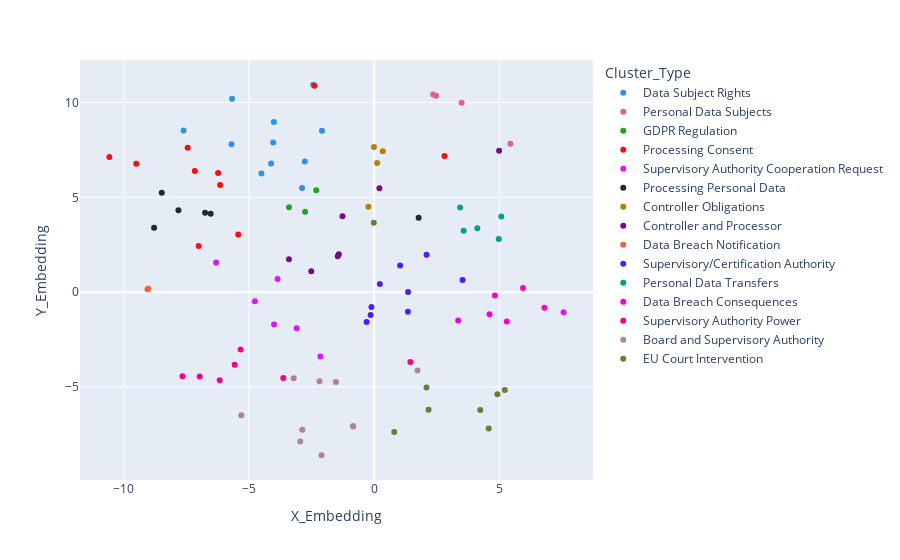

Notebook source saved alongside this figure:
### Code cell
tfidf_rep['Cluster'] = model.predict(vectors) 
tfidf_rep['Cluster_Type'] = tfidf_rep['Cluster'].map(clust_dict)
px.scatter(tfidf_rep, 'X_Embedding', 'Y_Embedding', color='Cluster_Type', color_discrete_sequence=px.colors.qualitative.Dark24)

### Figure 1 — Plotly figure (JSON) as saved in the notebook; plotly's stock layout.template omitted (floating-point values rounded to 4 significant figures)
{"data": [{"hovertemplate": "Cluster_Type=Data Subject Rights<br>X_Embedding=%{x}<br>Y_Embedding=%{y}<extra></extra>", "legendgroup": "Data Subject Rights", "marker": {"color": "#2E91E5", "symbol": "circle"}, "mode": "markers", "name": "Data Subject Rights", "orientation": "v", "showlegend": true, "type": "scatter", "x": [-2.88, -4.503, -4.116, -4.005, -5.698, -4.033, -2.768, -7.611, -5.676, -2.084, -2.434], "xaxis": "x", "y": [5.493, 6.254, 6.777, 8.966, 7.802, 7.891, 6.884, 8.521, 10.2, 8.513, 10.93], "yaxis": "y"}, {"hovertemplate": "Cluster_Type=Personal Data Subjects<br>X_Embedding=%{x}<br>Y_Embedding=%{y}<extra></extra>", "legendgroup": "Personal Data Subjects", "marker": {"color": "#E15F99", "symbol": "circle"}, "mode": "markers", "name": "Personal Data Subjects", "orientation": "v", "showlegend": true, "type": "scatter", "x": [2.471, 3.492, 5.439, 2.357], "xaxis": "x", "y": [10.35, 9.99, 7.83, 10.42], "yaxis": "y"}, {"hovertemplate": "Cluster_Type=GDPR Regulation<br>X_Embedding=%{x}<br>Y_Embedding=%{y}<extra></extra>", "legendgroup": "GDPR Regulation", "marker": {"color": "#1CA71C", "symbol": "circle"}, "mode": "markers", "name": "GDPR Regulation", "orientation": "v", "showlegend": true, "type": "scatter", "x": [-3.398, -2.759, -2.313], "xaxis": "x", "y": [4.473, 4.245, 5.376], "yaxis": "y"}, {"hovertemplate": "Cluster_Type=Processing Consent<br>X_Embedding=%{x}<br>Y_Embedding=%{y}<extra></extra>", "legendgroup": "Processing Consent", "marker": {"color": "#FB0D0D", "symbol": "circle"}, "mode": "markers", "name": "Processing Consent", "orientation": "v", "showlegend": true, "type": "scatter", "x": [-2.385, -9.501, -10.57, -7.01, -6.233, -6.153, -7.446, -7.163, -5.429, 2.807], "xaxis": "x", "y": [10.89, 6.766, 7.12, 2.435, 6.276, 5.655, 7.617, 6.383, 3.042, 7.179], "yaxis": "y"}, {"hovertemplate": "Cluster_Type=Supervisory Authority Cooperation Request<br>X_Embedding=%{x}<br>Y_Embedding=%{y}<extra></extra>", "legendgroup": "Supervisory Authority Cooperation Request", "marker": {"color": "#DA16FF", "symbol": "circle"}, "mode": "markers", "name": "Supervisory Authority Cooperation Request", "orientation": "v", "showlegend": true, "type": "scatter", "x": [-6.313, -4.764, -3.856, -3.998, 7.565, -2.149, -3.096], "xaxis": "x", "y": [1.569, -0.4793, 0.6969, -1.708, -1.055, -3.389, -1.904], "yaxis": "y"}, {"hovertemplate": "Cluster_Type=Processing Personal Data<br>X_Embedding=%{x}<br>Y_Embedding=%{y}<extra></extra>", "legendgroup": "Processing Personal Data", "marker": {"color": "#222A2A", "symbol": "circle"}, "mode": "markers", "name": "Processing Personal Data", "orientation": "v", "showlegend": true, "type": "scatter", "x": [-6.751, -6.529, -7.816, -8.483, -8.789, 1.776], "xaxis": "x", "y": [4.185, 4.136, 4.323, 5.243, 3.392, 3.918], "yaxis": "y"}, {"hovertemplate": "Cluster_Type=Controller Obligations<br>X_Embedding=%{x}<br>Y_Embedding=%{y}<extra></extra>", "legendgroup": "Controller Obligations", "marker": {"color": "#B68100", "symbol": "circle"}, "mode": "markers", "name": "Controller Obligations", "orientation": "v", "showlegend": true, "type": "scatter", "x": [0.3434, -0.007967, -0.229, 0.1176], "xaxis": "x", "y": [7.427, 7.654, 4.508, 6.806], "yaxis": "y"}, {"hovertemplate": "Cluster_Type=Controller and Processor<br>X_Embedding=%{x}<br>Y_Embedding=%{y}<extra></extra>", "legendgroup": "Controller and Processor", "marker": {"color": "#750D86", "symbol": "circle"}, "mode": "markers", "name": "Controller and Processor", "orientation": "v", "showlegend": true, "type": "scatter", "x": [-1.266, 0.209, -3.404, -1.411, -1.456, -2.514, 4.99], "xaxis": "x", "y": [3.997, 5.475, 1.738, 1.992, 1.886, 1.103, 7.454], "yaxis": "y"}, {"hovertemplate": "Cluster_Type=Data Breach Notification<br>X_Embedding=%{x}<br>Y_Embedding=%{y}<extra></extra>", "legendgroup": "Data Breach Notification", "marker": {"color": "#EB663B", "symbol": "circle"}, "mode": "markers", "name": "Data Breach Notification", "orientation": "v", "showlegend": true, "type": "scatter", "x": [-9.055, -9.02], "xaxis": "x", "y": [0.1492, 0.174], "yaxis": "y"}, {"hovertemplate": "Cluster_Type=Supervisory/Certification Authority<br>X_Embedding=%{x}<br>Y_Embedding=%{y}<extra></extra>", "legendgroup": "Supervisory/Certification Authority", "marker": {"color": "#511CFB", "symbol": "circle"}, "mode": "markers", "name": "Supervisory/Certification Authority", "orientation": "v", "showlegend": true, "type": "scatter", "x": [1.036, -0.142, -0.1087, -0.3021, 2.093, 3.53, 0.2267, 1.345, 1.353], "xaxis": "x", "y": [1.4, -1.208, -0.7858, -1.578, 1.972, 0.6393, 0.4283, -1.036, 0.004863], "yaxis": "y"}, {"hovertemplate": "Cluster_Type=Personal Data Transfers<br>X_Embedding=%{x}<br>Y_Embedding=%{y}<extra></extra>", "legendgroup": "Personal Data Transfers", "marker": {"color": "#00A08B", "symbol": "circle"}, "mode": "markers", "name": "Personal Data Transfers", "orientation": "v", "showlegend": true, "type": "scatter", "x": [4.119, 3.573, 4.975, 3.433, 5.079], "xaxis": "x", "y": [3.369, 3.232, 2.798, 4.461, 3.987], "yaxis": "y"}, {"hovertemplate": "Cluster_Type=Data Breach Consequences<br>X_Embedding=%{x}<br>Y_Embedding=%{y}<extra></extra>", "legendgroup": "Data Breach Consequences", "marker": {"color": "#FB00D1", "symbol": "circle"}, "mode": "markers", "name": "Data Breach Consequences", "orientation": "v", "showlegend": true, "type": "scatter", "x": [6.801, 3.354, 4.605, 5.943, 4.822, 5.295], "xaxis": "x", "y": [-0.8274, -1.495, -1.16, 0.2214, -0.1783, -1.55], "yaxis": "y"}, {"hovertemplate": "Cluster_Type=Supervisory Authority Power<br>X_Embedding=%{x}<br>Y_Embedding=%{y}<extra></extra>", "legendgroup": "Supervisory Authority Power", "marker": {"color": "#FC0080", "symbol": "circle"}, "mode": "markers", "name": "Supervisory Authority Power", "orientation": "v", "showlegend": true, "type": "scatter", "x": [-6.17, -7.654, -6.969, -5.572, -3.629, 1.447, -5.333], "xaxis": "x", "y": [-4.651, -4.43, -4.449, -3.823, -4.522, -3.677, -3.029], "yaxis": "y"}, {"hovertemplate": "Cluster_Type=Board and Supervisory Authority<br>X_Embedding=%{x}<br>Y_Embedding=%{y}<extra></extra>", "legendgroup": "Board and Supervisory Authority", "marker": {"color": "#B2828D", "symbol": "circle"}, "mode": "markers", "name": "Board and Supervisory Authority", "orientation": "v", "showlegend": true, "type": "scatter", "x": [-3.214, -1.528, -2.179, -0.8368, -5.307, 1.73, -2.102, -2.952, -2.868, -0.8492], "xaxis": "x", "y": [-4.539, -4.744, -4.693, -7.082, -6.486, -4.135, -8.599, -7.872, -7.261, -7.057], "yaxis": "y"}, {"hovertemplate": "Cluster_Type=EU Court Intervention<br>X_Embedding=%{x}<br>Y_Embedding=%{y}<extra></extra>", "legendgroup": "EU Court Intervention", "marker": {"color": "#6C7C32", "symbol": "circle"}, "mode": "markers", "name": "EU Court Intervention", "orientation": "v", "showlegend": true, "type": "scatter", "x": [0.8022, 5.218, 4.922, 4.236, 4.574, -0.0147, 2.171, 2.089], "xaxis": "x", "y": [-7.376, -5.153, -5.38, -6.214, -7.193, 3.655, -6.203, -5.031], "yaxis": "y"}], "layout": {"legend": {"title": {"text": "Cluster_Type"}, "tracegroupgap": 0}, "margin": {"t": 60}, "xaxis": {"anchor": "y", "domain": [0, 1], "title": {"text": "X_Embedding"}}, "yaxis": {"anchor": "x", "domain": [0, 1], "title": {"text": "Y_Embedding"}}}}
